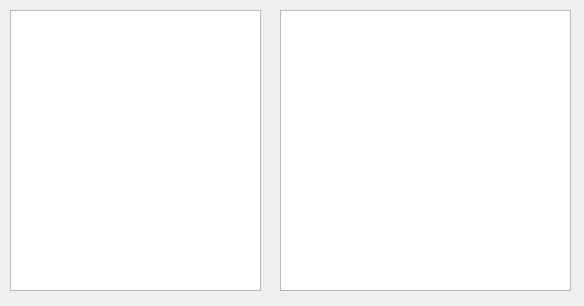
<?xml version="1.0" encoding="UTF-8"?>
<ui version="4.0">
 <class>funcHelp</class>
 <widget class="QWidget" name="funcHelp">
  <property name="geometry">
   <rect>
    <x>0</x>
    <y>0</y>
    <width>584</width>
    <height>306</height>
   </rect>
  </property>
  <property name="sizePolicy">
   <sizepolicy hsizetype="Fixed" vsizetype="Fixed">
    <horstretch>0</horstretch>
    <verstretch>0</verstretch>
   </sizepolicy>
  </property>
  <property name="minimumSize">
   <size>
    <width>584</width>
    <height>306</height>
   </size>
  </property>
  <property name="maximumSize">
   <size>
    <width>584</width>
    <height>306</height>
   </size>
  </property>
  <property name="windowTitle">
   <string>Справочник по функциям</string>
  </property>
  <widget class="QTextBrowser" name="textBrowser">
   <property name="geometry">
    <rect>
     <x>280</x>
     <y>10</y>
     <width>291</width>
     <height>281</height>
    </rect>
   </property>
   <property name="html">
    <string>&lt;!DOCTYPE HTML PUBLIC &quot;-//W3C//DTD HTML 4.0//EN&quot; &quot;http://www.w3.org/TR/REC-html40/strict.dtd&quot;&gt;
&lt;html&gt;&lt;head&gt;&lt;meta name=&quot;qrichtext&quot; content=&quot;1&quot; /&gt;&lt;style type=&quot;text/css&quot;&gt;
p, li { white-space: pre-wrap; }
&lt;/style&gt;&lt;/head&gt;&lt;body style=&quot; font-family:'.Lucida Grande UI'; font-size:13pt; font-weight:400; font-style:normal;&quot;&gt;
&lt;p style=&quot;-qt-paragraph-type:empty; margin-top:0px; margin-bottom:0px; margin-left:0px; margin-right:0px; -qt-block-indent:0; text-indent:0px;&quot;&gt;&lt;br /&gt;&lt;/p&gt;&lt;/body&gt;&lt;/html&gt;</string>
   </property>
  </widget>
  <widget class="QListWidget" name="listWidget">
   <property name="geometry">
    <rect>
     <x>10</x>
     <y>10</y>
     <width>251</width>
     <height>281</height>
    </rect>
   </property>
  </widget>
 </widget>
 <resources/>
 <connections/>
</ui>
